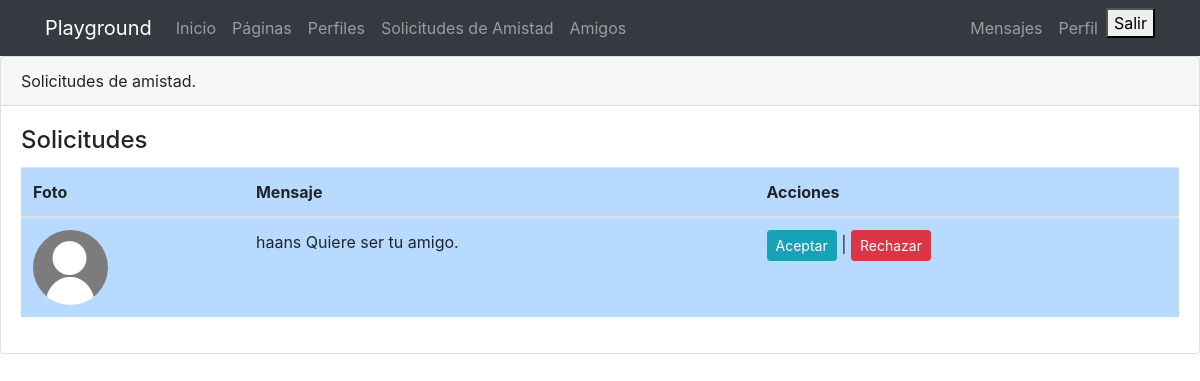
The app's page /friendship/friend_request/ (signed in), older data.
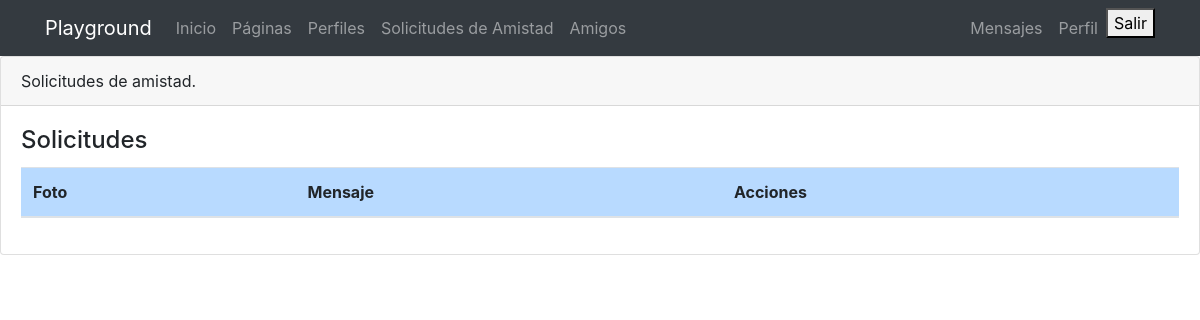
The same page, newer data.
### friendship/models.py (models this page shows, shortened)
class FriendRequest(models.Model):
    from_user = models.ForeignKey(Profile, related_name='friend_requests_sent', on_delete=models.CASCADE)
    to_user = models.ForeignKey(Profile, related_name='friend_requests_received', on_delete=models.CASCADE)
    created_at = models.DateTimeField(auto_now_add=True)
    accepted = models.BooleanField(default=False)
    class Meta:
        unique_together = ('from_user', 'to_user')

### registration/models.py (models this page shows)
class Profile(models.Model):
    user = models.OneToOneField(User, on_delete=models.CASCADE)
    avatar = models.ImageField(upload_to=custom_upload_to, null=True, blank=True)
    bio = models.TextField(null=True, blank=True)
    link = models.URLField(max_length=200, null=True, blank=True)
    class Meta:
        ordering = ['user__username']

### friendship/views.py (the view)
# urls.py: path('friend_request/',views.friendrequest_list, name='friendrequest_list'),
def friendrequest_list(request):
    user = request.user
    profile = Profile.objects.get(user=user)
    friend_requests = FriendRequest.objects.filter(to_user=profile)
    return render(request, 'friendship/friendrequest_list.html', {'friendrequest_list': friend_requests})

### friendship/templates/friendship/friendrequest_list.html (shortened to what this page needs)
{% extends 'core/base.html' %}
{% load static %}
{% block content %}
<div class="card">
    <div class="card-header">Solicitudes de amistad.</div>
    <div class="card-body">
        <h4 class="card-title">Solicitudes</h4>
        <div
            class="table-responsive"
        >
            <table
                class="table table-primary"
            >
                <thead>
                    <tr>
                        <th scope="col">Foto</th>
                        <th scope="col">Mensaje</th>
                        <th scope="col">Acciones</th>
                    </tr>
                </thead>
                <tbody>
                    {% if request.user.is_authenticated %}
                    {% for rq in friendrequest_list %}
                    {% if rq.to_user.user == request.user%}
                    <tr class="">
                        {% if rq.to_user.avatar %}
                        <td><img
                            src="{{ rq.from_user.avatar.url }}"
                            class="img-fluid rounded-circle"
                            alt=""
                            width="75"
                            height="75"
                        />
                        {% else %}
                        <td><img
                            src="{% static 'registration/img/no-avatar.jpg' %}"
                            class="img-fluid rounded-circle"
                            alt=""
                            width="75"
                            height="75"
                        />
                        </td>
                        {% endif %}
                        <td>{{rq.from_user.user}} Quiere ser tu amigo. </td>
                        <td>
                            <a class="btn btn-info btn-sm " href="{% url 'friendship:accept_request' rq.pk %}" role="button"> Aceptar </a>
                            |
                            <a class="btn btn-danger btn-sm " href="{% url 'friendship:decline_request' rq.pk %}" role="button"> Rechazar </a>
                        </td>
                    </tr>
                    {% endif %}
                    {% endfor %}
                    {% endif %}
                </tbody>
            </table>
        </div>
    </div>
</div>
{% endblock %}

Row changes from the older to the newer data that the page shows:
removed FriendRequest: from_user.user "haans"
